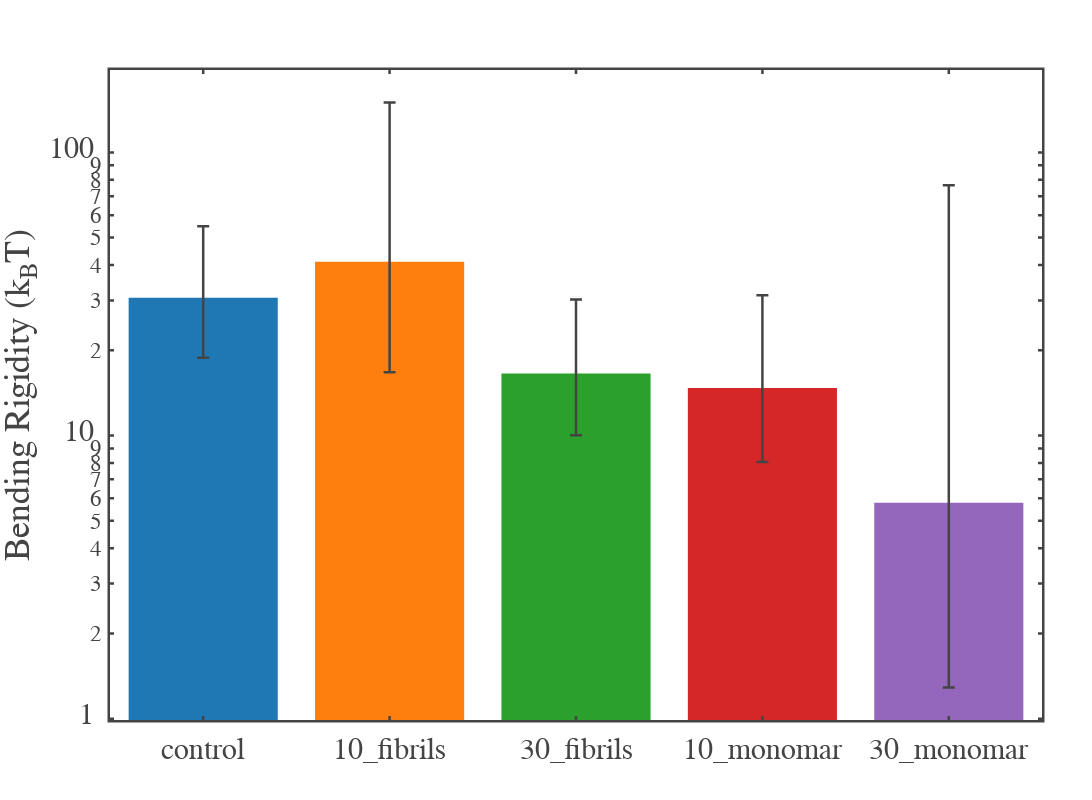

Notebook code cell kept with this figure:
### Code cell
import numpy as np
import pandas as pd
import os
import plotly.graph_objects as go

# -------------------------------------------------
# Custom Plotly Template (provided by you)
# -------------------------------------------------
fig_template = go.layout.Template()
fig_template.layout = {
    'template': 'simple_white+presentation',
    'autosize': False,
    'width': 800,
    'height': 600,
    'xaxis': {
        'ticks': 'inside',
        'mirror': 'ticks',
        'linewidth': 2.5,
        'tickwidth': 2.5,
        'ticklen': 4,
        'showline': True,
        'showgrid': False,
        'zerolinecolor': 'white',
    },
    'yaxis': {
        'ticks': 'inside',
        'mirror': 'ticks',
        'linewidth': 2.5,
        'tickwidth': 2.5,
        'ticklen': 4,
        'showline': True,
        'showgrid': False,
        'zerolinecolor': 'white',
    },
    'font': {
        'family': 'mathjax',
        'size': 30,
    }
}

# -------------------------------------------------
# 1. Load data
# -------------------------------------------------
def load_data(file_path):
    data = pd.read_excel(file_path)
    return data["A"].values


# -------------------------------------------------
# 2. Unweighted mean and error
# -------------------------------------------------
def compute_unweighted_mean(values):
    N = len(values)
    mean = np.mean(values)
    std = np.std(values, ddof=1)
    error = std / np.sqrt(N)
    return mean, error


# -------------------------------------------------
# 3. Deterministic k'
# -------------------------------------------------
def compute_k_direct(a_mean, beta, k_J, k_kT):
    return k_J / (k_kT * beta**3 * a_mean**3)


# -------------------------------------------------
# 4. Monte Carlo propagation
# -------------------------------------------------
def monte_carlo_k(a_mean, a_error, beta, k_J, k_kT, N=300_000):

    a_samples = np.random.normal(a_mean, a_error, N)
    a_samples = a_samples[a_samples > 0]

    while len(a_samples) < N:
        extra = np.random.normal(a_mean, a_error, N - len(a_samples))
        extra = extra[extra > 0]
        a_samples = np.concatenate([a_samples, extra])

    a_samples = a_samples[:N]

    C = k_J / (k_kT * beta**3)
    k_samples = C / (a_samples**3)

    return k_samples


# -------------------------------------------------
# 5. Extract statistics
# -------------------------------------------------
def summarize_distribution(samples):
    median = np.median(samples)
    lower = np.percentile(samples, 16)
    upper = np.percentile(samples, 84)
    return median, lower, upper


# -------------------------------------------------
# 6. Process one dataset
# -------------------------------------------------
def process_dataset(file_path, beta, k_J, k_kT):

    name = os.path.basename(file_path).replace(".xlsx", "")
    print(f"\n==============================")
    print(f"Dataset: {name}")
    print(f"==============================")

    a_values = load_data(file_path)
    a_mean, a_error = compute_unweighted_mean(a_values)

    print(f"a = {a_mean:.3e} ± {a_error:.3e}")

    k_direct = compute_k_direct(a_mean, beta, k_J, k_kT)
    print(f"Deterministic k' = {k_direct:.3e}")

    k_samples = monte_carlo_k(a_mean, a_error, beta, k_J, k_kT)
    median, lower, upper = summarize_distribution(k_samples)

    print("Monte Carlo result:")
    print(f"k' = {median:.3e} +{upper - median:.3e} -{median - lower:.3e}")

    return name, k_samples


# -------------------------------------------------
# 7. Main
# -------------------------------------------------
def main():

    beta = 9.93e10
    k_J = 4.56e-8
    k_kT = 4.11e-21

    file_paths = [
        r"D:\Atanu\Narendran_GUV\Narendran_GUV\control.xlsx",
        r"D:\Atanu\Narendran_GUV\Narendran_GUV\10_fibrils.xlsx",
        r"D:\Atanu\Narendran_GUV\Narendran_GUV\30_fibrils.xlsx",
        r"D:\Atanu\Narendran_GUV\Narendran_GUV\10_monomar.xlsx",
        r"D:\Atanu\Narendran_GUV\Narendran_GUV\30_monomar.xlsx",
        
    ]

    all_samples = {}
    results = []

    # --- Compute results ---
    for path in file_paths:
        name, samples = process_dataset(path, beta, k_J, k_kT)
        all_samples[name] = samples

        # store summary for plotting
        median, lower, upper = summarize_distribution(samples)
        results.append((name, median, lower, upper))

    # --- Plot bar chart with asymmetric error bars ---
    names = [r[0] for r in results]
    medians = [r[1] for r in results]
    err_low = [r[1] - r[2] for r in results]
    err_high = [r[3] - r[1] for r in results]

    colors = ['#1f77b4', '#ff7f0e', '#2ca02c', '#d62728', '#9467bd']
    
    fig = go.Figure()
    fig.add_trace(
        go.Bar(
            x=names,
            y=medians,
            error_y=dict(
                type='data',
                symmetric=False,
                array=err_high,
                arrayminus=err_low,
                thickness=2.5,
                width=6
            ),
            marker=dict(color=colors)
        )
    )

    fig.update_layout(
        template=fig_template,
        # xaxis_title="Dataset",
        width = 1100,
        height = 800,
        yaxis=dict(
            type="log",
            title="Bending Rigidity (k<sub>B</sub>T)"
        ),
        
        margin=dict(l=110, r=50, t=70, b=80),
    )

    fig.show()


# -------------------------------------------------
# Run
# -------------------------------------------------
if __name__ == "__main__":
    main()

### Figure 1 — Plotly figure (JSON) as saved in the notebook; plotly's stock layout.template omitted (floating-point values rounded to 4 significant figures)
{"data": [{"error_y": {"array": [24.1, 108.9, 13.67, 16.54, 70.82], "arrayminus": [11.85, 24.35, 6.537, 6.651, 4.495], "symmetric": false, "thickness": 2.5, "type": "data", "width": 6}, "marker": {"color": ["#1f77b4", "#ff7f0e", "#2ca02c", "#d62728", "#9467bd"]}, "type": "bar", "x": ["control", "10_fibrils", "30_fibrils", "10_monomar", "30_monomar"], "y": [30.69, 41.09, 16.55, 14.72, 5.783]}], "layout": {"height": 800, "margin": {"b": 80, "l": 110, "r": 50, "t": 70}, "width": 1100, "xaxis": {"autorange": true, "range": [-0.5, 4.5], "type": "category"}, "yaxis": {"autorange": true, "range": [-0.004788, 2.291], "title": {"text": "Bending Rigidity (k<sub>B</sub>T)"}, "type": "log"}}}
